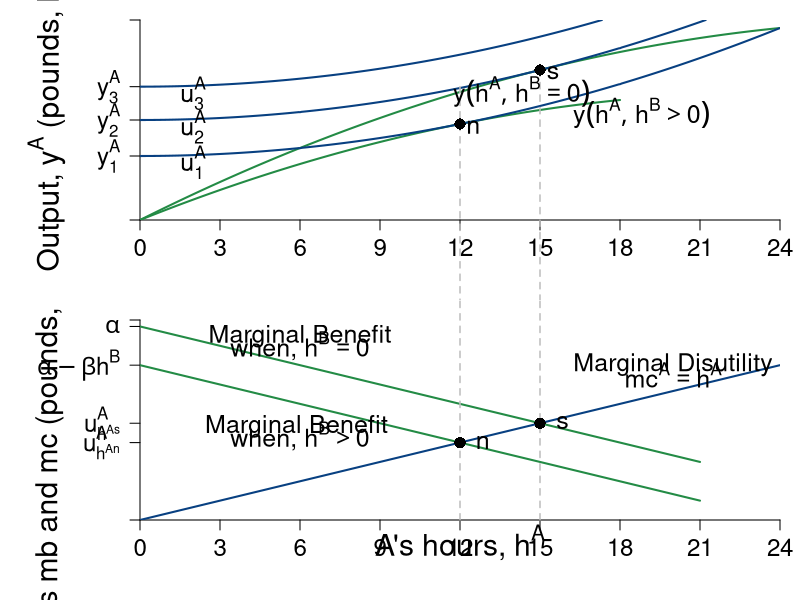

Write the R code that produced this figure.
require(shape)
pdf(file = "coordination_failures/mb_mc_hours.pdf", width = 9, height = 12)

#Set parameters for graphics
pointsize <- 1.8
axislabelsize <- 1.8
labelsize <- 1.5
namesize <- 1.8
annotatesize <- 1.5
graphlinewidth <- 2
segmentlinewidth <- 1.5

COL <- c("#7fc97f", "#beaed4", "#fdc086", "#ffff99", "#386cb0", "#f0027f", "#bf5b17", "#666666")
COLA <- c("#99d8c9","#66c2a4","#41ae76", "#238b45", "#005824")
COLB <- c("#4eb3d3", "#2b8cbe", "#0868ac","#084081")


#Need to create a stacked graph and 
#use the option mfrow = c(2,1) for that
par(mar =  c(4, 7, 1, 1), mfrow = c(2,1))

indiffA <- function(ea, uA = 46.08) {
  uA + (1/2)*(ea)^2
}

output <- function(ea, eb = 12, alpha = 30, beta = 1/2){
  (alpha - beta*(ea+eb))*ea
}

uA <- function(ea, ya = output) {
  ya - 0.5*(ea)^2
}

mrsA <- function(ea){
  ea
}

slopeline <- function(ea, yint = 0.5, slope = 2){
  yint + slope*ea
}


xlims <- c(0, 24)
ylims <- c(0, 450)

npts <- 501 
x <- seq(xlims[1], xlims[2], length.out = npts)
y <- seq(ylims[1], ylims[2], length.out = npts) 
a <- c(uA(ea = 12, output(ea = 12, eb = 12)), uA(ea = 15, output(ea = 15, eb = 0)), 300)

plot(0, 0, xlim = xlims, ylim = ylims, type = "n",
     xlab = expression(paste("")),
     ylab = expression(paste("")), 
     xaxt = "n", 
     yaxt = "n", 
     cex.lab = axislabelsize, 
     bty = "n",
     xaxs="i", 
     yaxs="i")

# ticksy <- seq(from = 0, to = ylims[2], by = 2)
# ylabels <- seq(from = 0, to = ylims[2], by = 2)
ticksx <- seq(from = 0, to = xlims[2], by = 3)
xlabels <- seq(from = 0, to = xlims[2], by = 3)
ticksy <- c(0, 144, 225, 300, ylims[2])
ylabels <- c(NA, expression(paste(y[1]^A)), expression(paste(y[2]^A)), expression(paste(y[3]^A)), NA)
# ticksx <- c(0, 6.9, 12, 9.6, 16, 24, 26)
# xlabels <- c(NA, expression(paste(e^A,"*")), expression(paste(1/2*beta)), expression(paste(e^{AN})), expression(paste(alpha)), expression(paste(1/beta)), NA)

axis(1, at = ticksx, pos = 0, labels = xlabels, cex.axis= labelsize - 0.05)
axis(2, at = ticksy, pos = 0, labels = ylabels, las = 1, cex.axis= labelsize - 0.05)

npts <- 500 
xx1 <- seq(xlims[1], xlims[2], length.out = npts)
xx2 <- seq(xlims[1], 18, length.out = npts)
xx3 <- seq(xlims[1], 21, length.out = npts)

lines(xx1, output(xx1, eb = 0), col = COLA[4], lwd = graphlinewidth)
lines(xx2, output(xx2, eb = 12), col = COLA[4], lwd = graphlinewidth)

contour(x, y,
        outer(x, y, uA),
        drawlabels = FALSE,
        col = COLB[4],
        lwd = graphlinewidth,
        levels = a,
        xaxs="i",
        yaxs="i",
        add = TRUE)

segments(12, 300, 12, -300, lty = 2, col = "gray", lwd = segmentlinewidth, xpd = 350)
segments(15, output(ea = 15, eb = 0), 15, -300, lty = 2, col = "gray", lwd = segmentlinewidth, xpd = 350)

# segments(2, 0, 2, ylims[2], lty = 2, col = "gray" , lwd = segmentlinewidth)
# segments(6, 0, 6, ylims[2], lty = 2, col = "gray" , lwd = segmentlinewidth)

#Axis labels
#mtext(expression(paste("A's hours, ", h^A)), side=1, line = 3.2, cex = axislabelsize)
#text(0.5*xlims[2], -40, expression(paste("A's hours, ", h^A)), xpd = TRUE, cex = axislabelsize)
text(-3.5, 0.5*ylims[2], expression(paste("Output, ", y^A," (pounds, lb)")), xpd = TRUE, cex = axislabelsize, srt = 90)

# text(-0.9, 0.5*ylims[2], expression(paste("Output, ", y^A)), xpd = TRUE, cex = axislabelsize, srt = 90)
# text(5, 12, expression(paste("slope", phantom()==h^A, phantom() == 2)), cex = annotatesize)
# Arrows(3.6, 12, 2.4, 12, col = "black", lty = 1, lwd = 2, arr.type = "triangle", arr.lwd = 0.5)
# text(9, 28, expression(paste("slope", phantom()==h^A, phantom() == 6)), cex = annotatesize)
# Arrows(7.6, 28, 6.4, 28, col = "black", lty = 1, lwd = 2, arr.type = "triangle", arr.lwd = 0.5)

#Label the iso-welfare functions for the HG, Aisha
text(2, 130, expression(u[1]^A), cex = annotatesize)
text(2, 210, expression(u[2]^A), cex = annotatesize)
text(2, 285, expression(u[3]^A), cex = annotatesize)

points(12, output(ea = 12), pch = 16, col = "black", cex = 1.5)
text(12 + 0.5, output(ea = 12) - 6, expression(paste(n)), cex = annotatesize)

points(15, output(ea = 15, eb = 0), pch = 16, col = "black", cex = 1.5)
text(15 + 0.5, output(ea = 15, eb = 0) - 6, expression(paste(s)), cex = annotatesize)


text(14.3, 288, expression(paste(y(h^A, h^B == 0))), cex = annotatesize)
text(18.8, 240, expression(paste(y(h^A, h^B > 0))), cex = annotatesize)



MBenefit <- function(ea, eb = 12, alpha = 30, beta = 1/2) {
  (alpha - beta*eb - 2*beta*ea)
}

MCost <- function(ea, slope = 1, intercept = 0){
  slope*ea
}


xlims <- c(0, 24)
ylims <- c(0, 31)

npts <- 501 
x <- seq(xlims[1], xlims[2], length.out = npts)
y <- seq(ylims[1], ylims[2], length.out = npts) 
a <- c(12, 46.08, 90)

plot(0, 0, xlim = xlims, ylim = ylims, type = "n",
     xlab = expression(paste("")),
     ylab = expression(paste("")), 
     xaxt = "n", 
     yaxt = "n", 
     cex.lab = axislabelsize, 
     bty = "n",
     xaxs="i", 
     yaxs="i")

# ticksy <- seq(from = 0, to = ylims[2], by = 2)
# ylabels <- seq(from = 0, to = ylims[2], by = 2)
# ticksx <- seq(from = 0, to = xlims[2], by = 2)
# xlabels <- seq(from = 0, to = xlims[2], by = 2)
ticksy <- c(0, MBenefit(12), MBenefit(15, eb = 0), MBenefit(ea = 0), 30, ylims[2])
ylabels <- c(NA, expression(paste(u[h^An]^A)), expression(paste(u[h^As]^A)), expression(paste(alpha - beta*h^B)), expression(paste(alpha)), NA)
# ticksx <- c(0, 12, 15, 24, 30, xlims[2])
# xlabels <- c(0, 12, 15, 24, 30, xlims[2])
ticksx <- seq(xlims[1], xlims[2], 3)
xlabels <- seq(xlims[1], xlims[2], 3)
#xlabels <- c(NA, expression(paste(h[1]^A)), expression(paste(h[2]^A)), expression(paste(frac(alpha - beta*h^b,2*beta) )), expression(paste(frac(alpha,2*beta) )), NA)

axis(1, at = ticksx, pos = 0, labels = xlabels ,las = 1, cex.axis = labelsize - 0.05)
axis(2, at = ticksy, pos = 0, labels = ylabels, las = 1, cex.axis = labelsize - 0.05)
#text(x = c(0, 12, 15, 24, 30, xlims[2]), par("usr")[3] - 0.4, labels = xlabels, srt = 0, pos = 1, xpd = TRUE, cex = labelsize - 0.05)

#mtext(expression(paste("Aram's hours, ", h^A)), side=1, line = 4, cex = axislabelsize)
text(0.5*xlims[2], -3.5, expression(paste("A's hours, ", h^A)), xpd = TRUE, cex = axislabelsize)
text(-3.5, 0.5*ylims[2], expression(paste("A's mb and mc (pounds, lb), ", u[h^A]^A)), xpd = TRUE, cex = axislabelsize, srt = 90) 

npts <- 500 
xx1 <- seq(xlims[1], xlims[2], length.out = npts)
xx2 <- seq(4, 8, length.out = npts)

lines(xx3, MBenefit(xx3, eb = 12), col = COLA[4], lwd = graphlinewidth)
lines(xx3, MBenefit(xx3, eb = 0), col = COLA[4], lwd = graphlinewidth)
lines(xx1, MCost(xx1), col = COLB[4], lwd = graphlinewidth)

#For NE hours = 12
# segments(0, 12, 12, 12, lty = 2, col =  "gray", lwd = segmentlinewidth)
segments(12, 0, 12, 300, lty = 2, col = "gray", lwd = segmentlinewidth, xpd = 350)
segments(15, 0, 15, 300, lty = 2, col = "gray", lwd = segmentlinewidth, xpd = 350)


#segments(0, 12, 300, 12, lty = 2, col =  "gray", lwd = segmentlinewidth, xpd = TRUE)

#For P-efficient hours = 10
#segments(0, MBenefit(15, eb = 0), 15, MBenefit(15, eb = 0), lty = 2, col = "gray" , lwd = segmentlinewidth)
#segments(15, 0, 15, MBenefit(15, eb = 0),  lty = 2, col = "gray" , lwd = segmentlinewidth)


text(6, 28.5, expression(paste("Marginal Benefit")), cex = labelsize)
text(6, 27, expression(paste("when, ", h^B== 0 )), cex = labelsize)
#text(8, 26.5, expression(paste("Marginal Benefit")), cex = labelsize)
#text(8, 25, expression(paste("when, ", h^B== 0 )), cex = labelsize)
#text(11.5, 24.3, expression(paste(mb^A== alpha - 2*beta*h^A )), cex = labelsize)
#text(11.5, 22.5, expression(paste("when, ", h^B== 0 )), cex = labelsize)

text(6, 14.5, expression(paste("Marginal Benefit ")), cex = labelsize)
text(6, 13, expression(paste("when, ", h^B > 0 )), cex = labelsize)
#text(5.5, 15.5, expression(paste("Marginal Benefit ")), cex = labelsize)
#text(5.5, 14, expression(paste("when, ", h^B > 0 )), cex = labelsize)
#text(24.5, 13.5, expression(paste(mb^A == alpha - beta*h^B - 2*beta*h^A)), cex = labelsize)
#text(24.5, 12, expression(paste("when, ", h^B > 0 )), cex = labelsize)
#Arrows(21.5, 12.5, 17, 8, col = "black", lty = 1, lwd = 2, arr.type = "triangle", arr.lwd = 0.5)


text(20, 24, expression(paste("Marginal Disutility")), cex = labelsize)
text(20, 22.5, expression(paste(mc^A == h^A)), cex = labelsize)




points(12, 12, pch = 16, col = "black", cex = 1.5)
text(12 + 0.85, 12.1, expression(paste(n)), cex = labelsize)

points(15, 15, pch = 16, col = "black", cex = 1.5)
text(15 + 0.85, 15.1, expression(paste(s)), cex = labelsize)

#Label the iso-welfare functions for the HG, Aisha
text(9.7, 60, expression(u[1]^A),  cex= labelsize - 0.05)
text(7.6, 60, expression(u[2]^A), cex= labelsize - 0.05)
text(4.8, 60, expression(u[3]^A), cex= labelsize - 0.05)


dev.off()
